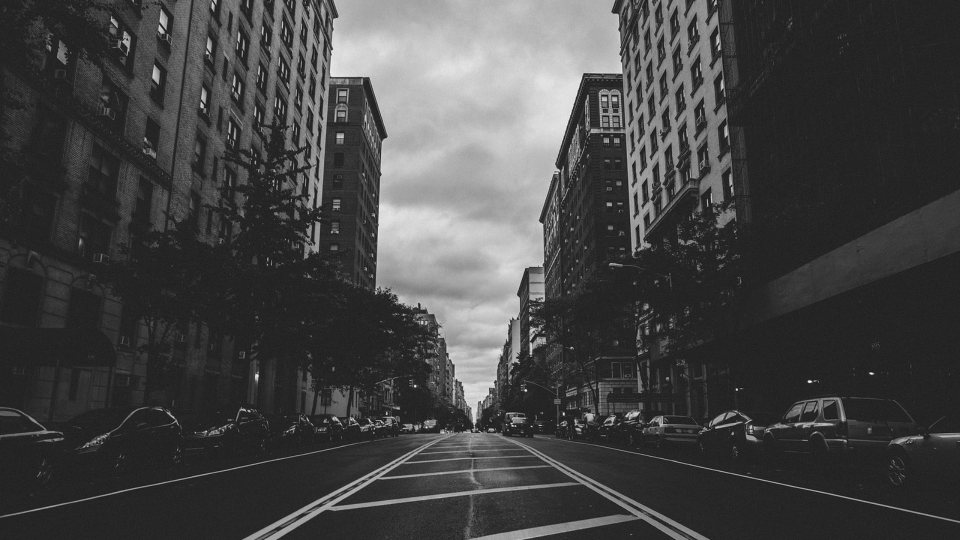
#> input picture images/cats/3.jpg, 1920 x 1080 px (shown at 1/2 size)
$ python Masking.py
#> lines starting #> are read from the running program, lines starting #| are printed output that depends on the picture; after the words box and inside, x2 and y2 are one past the last pixel; in counts of white or black regions, pixels touching at a corner belong together
import cv2 as cv
import numpy as np

# READING IMAGES
img = cv.imread("images/cats/3.jpg")
#> img is the input picture: shape (1080, 1920, 3); min 3, max 254, mean 68.8
cv.imshow("cat", img)

blank = np.zeros(img.shape[:2], dtype="uint8")

mask = cv.circle(
    blank, (img.shape[1] // 2, img.shape[0] // 2 - 45), 100, 255, -1
)  # The dimensions of the mask must be equal to dimensions of image.
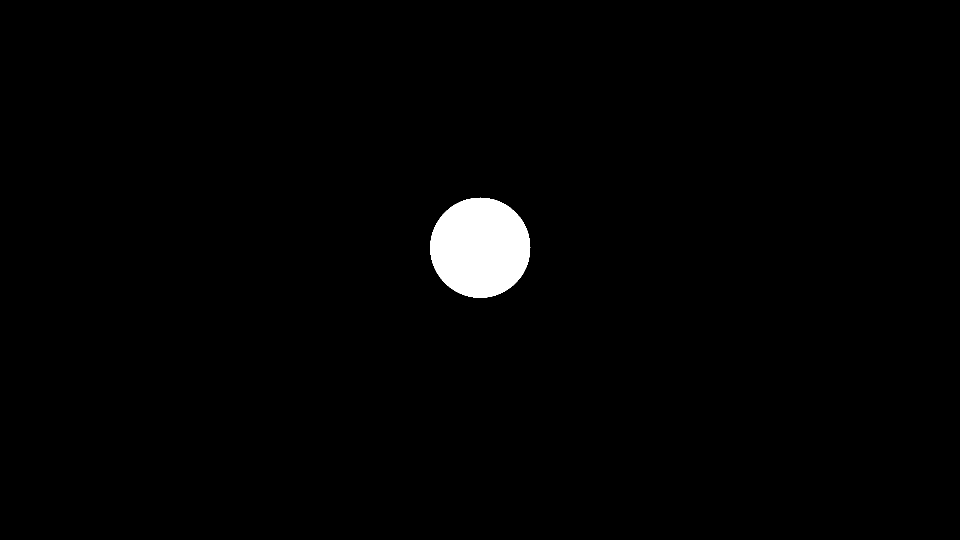
#> blank: shape (1080, 1920) (shown at 1/2 size); 1.5% white; 1 white region, box (x1, y1, x2, y2) and area: (860, 395, 1061, 596) 31417
cv.imshow("mask", mask)

rectangle = cv.rectangle(blank.copy(), (30, 30), (370, 370), 255, -1)

weired_shape = cv.bitwise_or(mask, rectangle)


masked = cv.bitwise_and(img, img, mask=mask)
cv.imshow("Masked", masked)


cv.waitKey(0)
